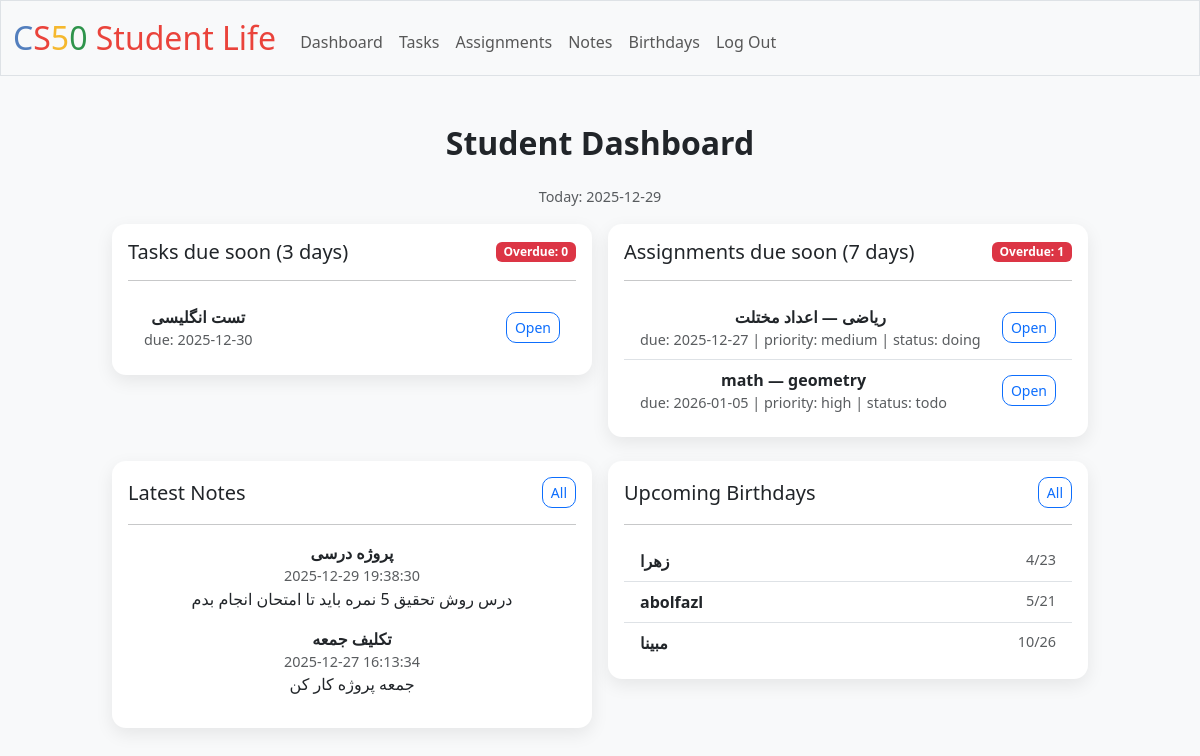
The page / (signed in) on the database its author committed.
### tables this page shows
CREATE TABLE tasks (
    id INTEGER PRIMARY KEY AUTOINCREMENT NOT NULL,
    user_id INTEGER NOT NULL,
    title TEXT NOT NULL,
    due_date TEXT,
    is_done INTEGER NOT NULL DEFAULT 0,
    created_at TEXT NOT NULL DEFAULT CURRENT_TIMESTAMP,
    FOREIGN KEY (user_id) REFERENCES users(id)
);

CREATE TABLE assignments (
    id INTEGER PRIMARY KEY AUTOINCREMENT NOT NULL,
    user_id INTEGER NOT NULL,
    course TEXT NOT NULL,
    title TEXT NOT NULL,
    due_date TEXT,
    priority TEXT NOT NULL DEFAULT 'medium', -- low/medium/high
    status TEXT NOT NULL DEFAULT 'todo',     -- todo/doing/done
    created_at TEXT NOT NULL DEFAULT CURRENT_TIMESTAMP,
    FOREIGN KEY (user_id) REFERENCES users(id)
);

CREATE TABLE notes (
    id INTEGER PRIMARY KEY AUTOINCREMENT NOT NULL,
    user_id INTEGER NOT NULL,
    title TEXT NOT NULL,
    body TEXT NOT NULL,
    created_at TEXT NOT NULL DEFAULT CURRENT_TIMESTAMP,
    FOREIGN KEY (user_id) REFERENCES users(id)
);

CREATE TABLE birthdays (
    id INTEGER PRIMARY KEY AUTOINCREMENT NOT NULL,
    user_id INTEGER NOT NULL,
    name TEXT NOT NULL,
    month INTEGER NOT NULL,
    day INTEGER NOT NULL,
    FOREIGN KEY (user_id) REFERENCES users(id)
);

### app.py (the view)
@app.route("/")
@login_required
def index():
    user_id = session["user_id"]
    today = date.today()
    tasks_until = today + timedelta(days=3)
    assignments_until = today + timedelta(days=7)
    due_tasks = db.execute(
        "SELECT id, title, due_date, is_done, created_at "
        "FROM tasks WHERE user_id = ? AND is_done = 0 AND due_date IS NOT NULL AND due_date <= ? "
        "ORDER BY due_date ASC",
        user_id, str(tasks_until)
    )
    overdue_tasks_count = db.execute(
        "SELECT COUNT(*) AS c FROM tasks WHERE user_id = ? AND is_done = 0 AND due_date IS NOT NULL AND due_date < ?",
        user_id, str(today)
    )[0]["c"]
    due_assignments = db.execute(
        "SELECT id, course, title, due_date, priority, status, created_at "
        "FROM assignments WHERE user_id = ? AND status != 'done' AND due_date IS NOT NULL AND due_date <= ? "
        "ORDER BY due_date ASC",
        user_id, str(assignments_until)
    )
    overdue_assignments_count = db.execute(
        "SELECT COUNT(*) AS c FROM assignments WHERE user_id = ? AND status != 'done' AND due_date IS NOT NULL AND due_date < ?",
        user_id, str(today)
    )[0]["c"]
    latest_notes = db.execute(
        "SELECT id, title, body, created_at FROM notes WHERE user_id = ? ORDER BY created_at DESC LIMIT 3",
        user_id
    )
    next_birthdays = db.execute(
        "SELECT id, name, month, day FROM birthdays WHERE user_id = ? ORDER BY month ASC, day ASC LIMIT 5",
        user_id
    )
    return render_template(
        "index.html",
        today=str(today),
        due_tasks=due_tasks,
        overdue_tasks_count=overdue_tasks_count,
        due_assignments=due_assignments,
        overdue_assignments_count=overdue_assignments_count,
        latest_notes=latest_notes,
        next_birthdays=next_birthdays
    )

### app.py (called while the page is built)
@app.after_request
def after_request(response):
    response.headers["Cache-Control"] = "no-cache, no-store, must-revalidate"
    response.headers["Expires"] = 0
    response.headers["Pragma"] = "no-cache"
    return response

### helpers.py (called while the page is built)
def login_required(f):
    @wraps(f)
    def decorated_function(*args, **kwargs):
        if session.get("user_id") is None:
            return redirect("/login")
        return f(*args, **kwargs)
    return decorated_function

### templates/index.html (shortened to what this page needs)
{% extends "layout.html" %}
{% block main %}
    <h2 class="mb-4">Student Dashboard</h2>
    <p class="text-muted">Today: {{ today }}</p>
    <div class="row g-3 mb-4">
        <div class="col-md-6">
            <div class="card p-3">
                <div class="d-flex justify-content-between align-items-center">
                    <h5 class="mb-0">Tasks due soon (3 days)</h5>
                    <span class="badge bg-danger">Overdue: {{ overdue_tasks_count }}</span>
                </div>
                <hr>
                {% if due_tasks|length == 0 %}
                    <p class="text-muted mb-0">No upcoming tasks 🎉</p>
                {% else %}
                    <ul class="list-group list-group-flush">
                        {% for t in due_tasks %}
                            <li class="list-group-item d-flex justify-content-between align-items-center">
                                <div>
                                    <strong>{{ t.title }}</strong>
                                    <div class="text-muted" style="font-size: 0.9rem;">due: {{ t.due_date }}</div>
                                </div>
                                <a class="btn btn-outline-primary btn-sm" href="/tasks">Open</a>
                            </li>
                        {% endfor %}
                    </ul>
                {% endif %}
            </div>
        </div>
        <div class="col-md-6">
            <div class="card p-3">
                <div class="d-flex justify-content-between align-items-center">
                    <h5 class="mb-0">Assignments due soon (7 days)</h5>
                    <span class="badge bg-danger">Overdue: {{ overdue_assignments_count }}</span>
                </div>
                <hr>
                {% if due_assignments|length == 0 %}
                    <p class="text-muted mb-0">No upcoming assignments 🎉</p>
                {% else %}
                    <ul class="list-group list-group-flush">
                        {% for a in due_assignments %}
                            <li class="list-group-item d-flex justify-content-between align-items-center">
                                <div>
                                    <strong>{{ a.course }} — {{ a.title }}</strong>
                                    <div class="text-muted" style="font-size: 0.9rem;">
                                        due: {{ a.due_date }} | priority: {{ a.priority }} | status: {{ a.status }}
                                    </div>
                                </div>
                                <a class="btn btn-outline-primary btn-sm" href="/assignments">Open</a>
                            </li>
                        {% endfor %}
                    </ul>
                {% endif %}
            </div>
        </div>
    </div>
    <div class="row g-3">
        <div class="col-md-6">
            <div class="card p-3">
                <div class="d-flex justify-content-between align-items-center">
                    <h5 class="mb-0">Latest Notes</h5>
                    <a class="btn btn-outline-primary btn-sm" href="/notes">All</a>
                </div>
                <hr>
                {% if latest_notes|length == 0 %}
                    <p class="text-muted mb-0">No notes yet.</p>
                {% else %}
                    {% for n in latest_notes %}
                        <div class="mb-3">
                            <strong>{{ n.title }}</strong>
                            <div class="text-muted" style="font-size: 0.9rem;">{{ n.created_at }}</div>
                            <div>{{ n.body }}</div>
                        </div>
                    {% endfor %}
                {% endif %}
            </div>
        </div>
        <div class="col-md-6">
            <div class="card p-3">
                <div class="d-flex justify-content-between align-items-center">
                    <h5 class="mb-0">Upcoming Birthdays</h5>
                    <a class="btn btn-outline-primary btn-sm" href="/birthdays">All</a>
                </div>
                <hr>
                {% if next_birthdays|length == 0 %}
                    <p class="text-muted mb-0">No birthdays saved.</p>
                {% else %}
                    <ul class="list-group list-group-flush">
                        {% for b in next_birthdays %}
                            <li class="list-group-item d-flex justify-content-between">
                                <span><strong>{{ b.name }}</strong></span>
                                <span class="text-muted">{{ b.month }}/{{ b.day }}</span>
                            </li>
                        {% endfor %}
                    </ul>
                {% endif %}
            </div>
        </div>
    </div>
{% endblock %}

### templates/layout.html (shortened to what this page needs)
<!DOCTYPE html>
<html lang="en">
    <head>
        <link href="https://cdn.jsdelivr.net/npm/bootstrap@5.3.3/dist/css/bootstrap.min.css" rel="stylesheet">
        <link href="/static/styles.css" rel="stylesheet">
    </head>
    <body>
        <nav class="bg-light border navbar navbar-expand-md navbar-light">
            <div class="container-fluid">
                <a class="navbar-brand" href="/"><span class="blue">C</span><span class="red">S</span><span class="yellow">5</span><span class="green">0</span> <span class="red">Student Life</span></a>
                <div class="collapse navbar-collapse" id="navbar">
                    {% if session["user_id"] %}
                        <ul class="navbar-nav me-auto mt-2">
                            <li class="nav-item"><a class="nav-link" href="/">Dashboard</a></li>
                            <li class="nav-item"><a class="nav-link" href="/tasks">Tasks</a></li>
                            <li class="nav-item"><a class="nav-link" href="/assignments">Assignments</a></li>
                            <li class="nav-item"><a class="nav-link" href="/notes">Notes</a></li>
                            <li class="nav-item"><a class="nav-link" href="/birthdays">Birthdays</a></li>
                            <li class="nav-item"><a class="nav-link" href="/logout">Log Out</a></li>
                        </ul>
                    {% else %}
                        <ul class="navbar-nav ms-auto mt-2">
                            <li class="nav-item"><a class="nav-link" href="/register">Register</a></li>
                            <li class="nav-item"><a class="nav-link" href="/login">Log In</a></li>
                        </ul>
                    {% endif %}
                </div>
            </div>
        </nav>
        <main class="container py-5 text-center">
            {% block main %}{% endblock %}
        </main>
    </body>
</html>

### static/styles.css (style rules this page uses)
nav .navbar-brand { font-size: xx-large; }
nav .navbar-brand .blue { color: #537fbe; }
nav .navbar-brand .red { color: #ea433b; }
nav .navbar-brand .yellow { color: #f5b82e; }
nav .navbar-brand .green { color: #2e944b; }
body { background-color: #f8f9fa; }
main.container { max-width: 1000px; }
h2 { font-weight: 700; margin-bottom: 1rem; }
.card { border: 0; border-radius: 14px; box-shadow: 0 6px 18px rgba(0, 0, 0, 0.08); }
.card h5 { margin-bottom: 0.5rem; }
.btn { border-radius: 10px; }
.text-muted { font-size: 0.9rem; }

### rows shown on the page
tasks: title "تست انگلیسی", due_date "2025-12-30"
assignments: course "ریاضی", title "اعداد مختلت", due_date "2025-12-27", priority "medium", status "doing"
assignments: course "math", title "geometry", due_date "2026-01-05", priority "high", status "todo"
notes: title "پروژه درسی", created_at "2025-12-29 19:38:30", body "درس روش تحقیق 5 نمره باید تا امتحان انجام بدم"
notes: title "تکلیف جمعه", created_at "2025-12-27 16:13:34", body "جمعه پروژه کار کن"
birthdays: name "زهرا", month "4", day "23"
birthdays: name "abolfazl", month "5", day "21"
birthdays: name "مبینا", month "10", day "26"

### other values the page prints
{{ today }} "2025-12-29"
{{ overdue_tasks_count }} "0"
{{ overdue_assignments_count }} "1"
